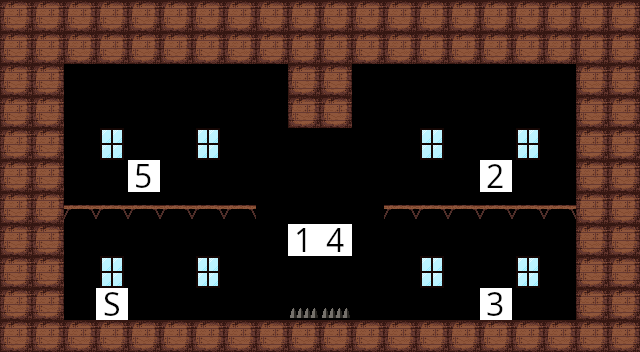

This game map was drawn from its Tiled (.tmx) file and the tilesets committed beside it. A one-line description and the full map source follow:
An orthogonal 20x11 tile map with 32x32 px tiles, 1 tile layer (Tile Layer 1).

<map version="1.10" tiledversion="1.10.2" orientation="orthogonal" renderorder="right-down" width="20" height="11" tilewidth="32" tileheight="32" infinite="0" nextlayerid="2" nextobjectid="1">
 <editorsettings>
  <export format="csv" />
 </editorsettings>
 <tileset firstgid="1" source="tiles.tsx" />
 <layer id="1" name="Tile Layer 1" width="20" height="11">
  <data encoding="csv">
2,2,2,2,2,2,2,2,2,2,2,2,2,2,2,2,2,2,2,2,
2,2,2,2,2,2,2,2,2,2,2,2,2,2,2,2,2,2,2,2,
2,2,0,0,0,0,0,0,0,2,2,0,0,0,0,0,0,0,2,2,
2,2,0,0,0,0,0,0,0,2,2,0,0,0,0,0,0,0,2,2,
2,2,0,23,0,0,23,0,0,0,0,0,0,23,0,0,23,0,2,2,
2,2,0,0,105,0,0,0,0,0,0,0,0,0,0,102,0,0,2,2,
2,2,3,3,3,3,3,3,0,0,0,0,3,3,3,3,3,3,2,2,
2,2,0,0,0,0,0,0,0,101,104,0,0,0,0,0,0,0,2,2,
2,2,0,23,0,0,23,0,0,0,0,0,0,23,0,0,23,0,2,2,
2,2,0,6,0,0,0,0,0,5,5,0,0,0,0,103,0,0,2,2,
2,2,2,2,2,2,2,2,2,2,2,2,2,2,2,2,2,2,2,2
</data>
 </layer>
</map>
